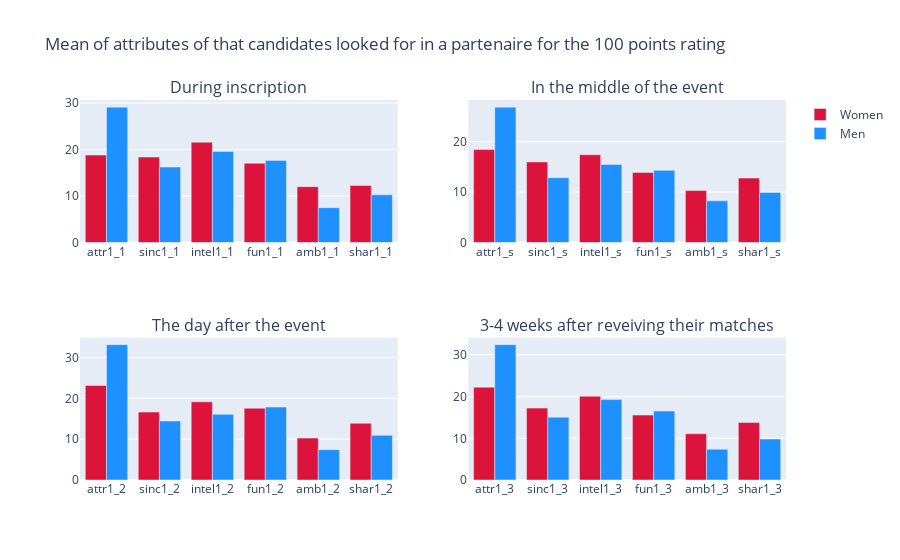

Notebook code cell kept with this figure:
### Code cell
#Creating a plot which will show the mean of each attributes looked for in a partenaire at differents stages of the process
#This plot is based on the 100 points distribution rating system
fig = make_subplots(rows = 2, cols = 2, subplot_titles = ("During inscription", "In the middle of the event", "The day after the event", "3-4 weeks after reveiving their matches"))

#Creating the plot of the mean rate during inscription for the two gender available
fig.add_trace(
    go.Bar(
        x = mean_hun_gender.filter(like='1_1').columns,
        y = mean_hun_gender.loc['women',: ].filter(like="1_1"),
        name = 'Women',
        marker_color = 'crimson'), 
        row = 1,
        col = 1)

fig.add_trace(
    go.Bar(
        x = mean_hun_gender.filter(like='1_1').columns,
        y = mean_hun_gender.loc['men',: ].filter(like="1_1"),
        marker_color = 'dodgerblue',
        name = 'Men'), 
        row = 1,
        col = 1)

#Creating the plot of the mean rate in the middle of the event for the two gender available
fig.add_trace(
     go.Bar(
        x = mean_hun_gender.filter(like='1_s').columns,
        y = mean_hun_gender.loc['women',: ].filter(like="1_s"),
        name = 'Women',
        marker_color = 'crimson',
        showlegend = False),
        row = 1,
        col = 2)

fig.add_trace(
     go.Bar(
        x = mean_hun_gender.filter(like='1_s').columns,
        marker_color = 'dodgerblue',
        y = mean_hun_gender.loc['men',: ].filter(like="1_s"),
        name = 'Men',
        showlegend = False),
        row = 1,
        col = 2)

#Creating the plot of the mean rate a day after the event for the two gender available
fig.add_trace(
     go.Bar(
        x = mean_hun_gender.filter(like='1_2').columns,
        y = mean_hun_gender.loc['women',: ].filter(like="1_2"),
        name = 'Women',
        marker_color = 'crimson',
        showlegend = False),
        row = 2,
        col = 1)

fig.add_trace(
     go.Bar(
        x = mean_hun_gender.filter(like='1_2').columns,
        y = mean_hun_gender.loc['men',: ].filter(like="1_2"),
        marker_color = 'dodgerblue',
        name = 'Men',
        showlegend = False),
        row = 2,
        col = 1)

#Creating the plot of the mean rate 3-4 weeks after receiving their matches for the two gender available
fig.add_trace(
     go.Bar(
        x = mean_hun_gender.filter(like='1_3').columns,
        y = mean_hun_gender.loc['women',: ].filter(like="1_3"),
        name = 'Women',
        marker_color = 'crimson',
        showlegend = False),
        row = 2,
        col = 2)

fig.add_trace(
     go.Bar(
        x = mean_hun_gender.filter(like='1_3').columns,
        y = mean_hun_gender.loc['men',: ].filter(like="1_3"),
        marker_color = 'dodgerblue',
        name = 'Men',
        showlegend = False),
        row = 2,
        col = 2)

fig.update_layout(
        title = go.layout.Title(text = "Mean of attributes of that candidates looked for in a partenaire for the 100 points rating"), barmode='group')

### Figure 1 — Plotly figure (JSON) as saved in the notebook; plotly's stock layout.template omitted (floating-point values rounded to 4 significant figures)
{"data": [{"marker": {"color": "crimson"}, "name": "Women", "type": "bar", "x": ["attr1_1", "sinc1_1", "intel1_1", "fun1_1", "amb1_1", "shar1_1"], "xaxis": "x", "y": [18.79, 18.38, 21.57, 17.04, 12.01, 12.26], "yaxis": "y"}, {"marker": {"color": "dodgerblue"}, "name": "Men", "type": "bar", "x": ["attr1_1", "sinc1_1", "intel1_1", "fun1_1", "amb1_1", "shar1_1"], "xaxis": "x", "y": [29.11, 16.23, 19.56, 17.66, 7.499, 10.26], "yaxis": "y"}, {"marker": {"color": "crimson"}, "name": "Women", "showlegend": false, "type": "bar", "x": ["attr1_s", "sinc1_s", "intel1_s", "fun1_s", "amb1_s", "shar1_s"], "xaxis": "x2", "y": [18.41, 15.97, 17.39, 13.88, 10.3, 12.76], "yaxis": "y2"}, {"marker": {"color": "dodgerblue"}, "name": "Men", "showlegend": false, "type": "bar", "x": ["attr1_s", "sinc1_s", "intel1_s", "fun1_s", "amb1_s", "shar1_s"], "xaxis": "x2", "y": [26.82, 12.84, 15.46, 14.3, 8.251, 9.91], "yaxis": "y2"}, {"marker": {"color": "crimson"}, "name": "Women", "showlegend": false, "type": "bar", "x": ["attr1_2", "sinc1_2", "intel1_2", "fun1_2", "amb1_2", "shar1_2"], "xaxis": "x3", "y": [23.15, 16.63, 19.14, 17.58, 10.26, 13.88], "yaxis": "y3"}, {"marker": {"color": "dodgerblue"}, "name": "Men", "showlegend": false, "type": "bar", "x": ["attr1_2", "sinc1_2", "intel1_2", "fun1_2", "amb1_2", "shar1_2"], "xaxis": "x3", "y": [33.15, 14.44, 16.08, 17.87, 7.426, 10.93], "yaxis": "y3"}, {"marker": {"color": "crimson"}, "name": "Women", "showlegend": false, "type": "bar", "x": ["attr1_3", "sinc1_3", "intel1_3", "fun1_3", "amb1_3", "shar1_3"], "xaxis": "x4", "y": [22.27, 17.24, 20.1, 15.56, 11.08, 13.79], "yaxis": "y4"}, {"marker": {"color": "dodgerblue"}, "name": "Men", "showlegend": false, "type": "bar", "x": ["attr1_3", "sinc1_3", "intel1_3", "fun1_3", "amb1_3", "shar1_3"], "xaxis": "x4", "y": [32.46, 15.07, 19.28, 16.53, 7.399, 9.833], "yaxis": "y4"}], "layout": {"annotations": [{"font": {"size": 16}, "showarrow": false, "text": "During inscription", "x": 0.225, "xanchor": "center", "xref": "paper", "y": 1, "yanchor": "bottom", "yref": "paper"}, {"font": {"size": 16}, "showarrow": false, "text": "In the middle of the event", "x": 0.775, "xanchor": "center", "xref": "paper", "y": 1, "yanchor": "bottom", "yref": "paper"}, {"font": {"size": 16}, "showarrow": false, "text": "The day after the event", "x": 0.225, "xanchor": "center", "xref": "paper", "y": 0.375, "yanchor": "bottom", "yref": "paper"}, {"font": {"size": 16}, "showarrow": false, "text": "3-4 weeks after reveiving their matches", "x": 0.775, "xanchor": "center", "xref": "paper", "y": 0.375, "yanchor": "bottom", "yref": "paper"}], "barmode": "group", "title": {"text": "Mean of attributes of that candidates looked for in a partenaire for the 100 points rating"}, "xaxis": {"anchor": "y", "domain": [0, 0.45]}, "xaxis2": {"anchor": "y2", "domain": [0.55, 1]}, "xaxis3": {"anchor": "y3", "domain": [0, 0.45]}, "xaxis4": {"anchor": "y4", "domain": [0.55, 1]}, "yaxis": {"anchor": "x", "domain": [0.625, 1]}, "yaxis2": {"anchor": "x2", "domain": [0.625, 1]}, "yaxis3": {"anchor": "x3", "domain": [0, 0.375]}, "yaxis4": {"anchor": "x4", "domain": [0, 0.375]}}}
